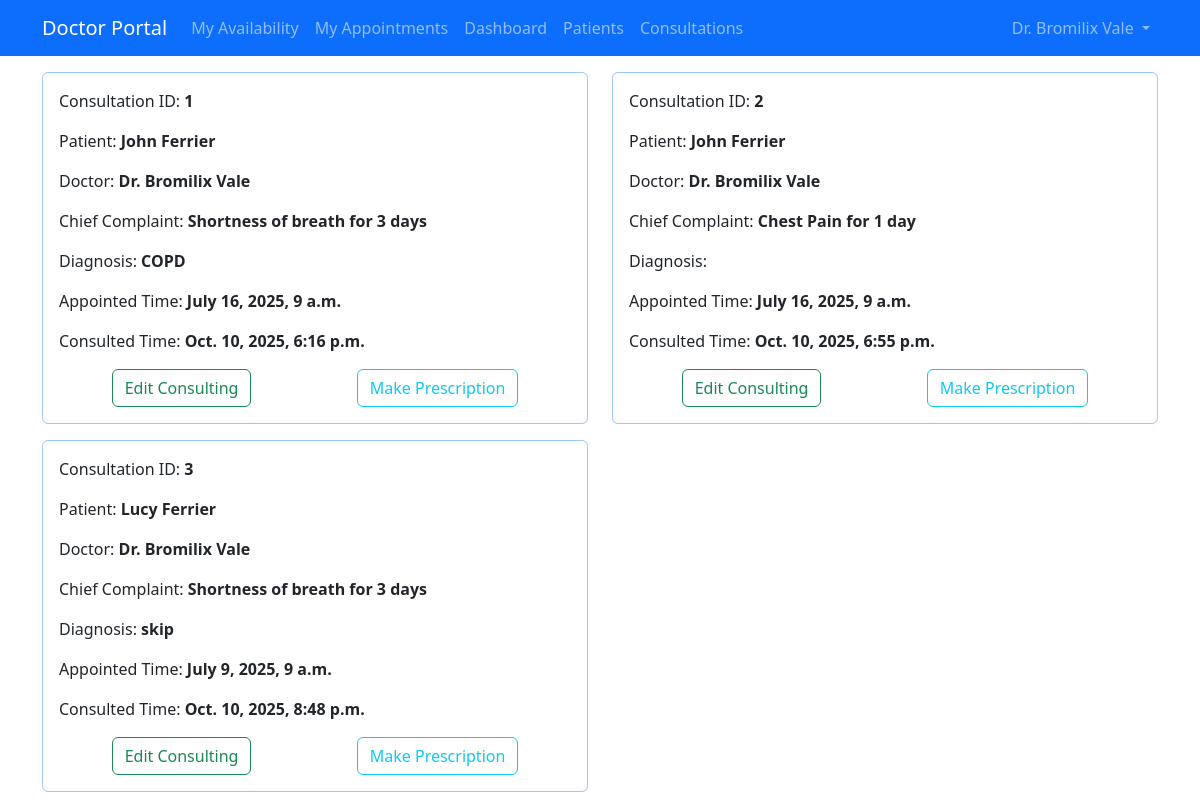
Page /consultation/show_consultation/ (signed in) on the earlier database version.
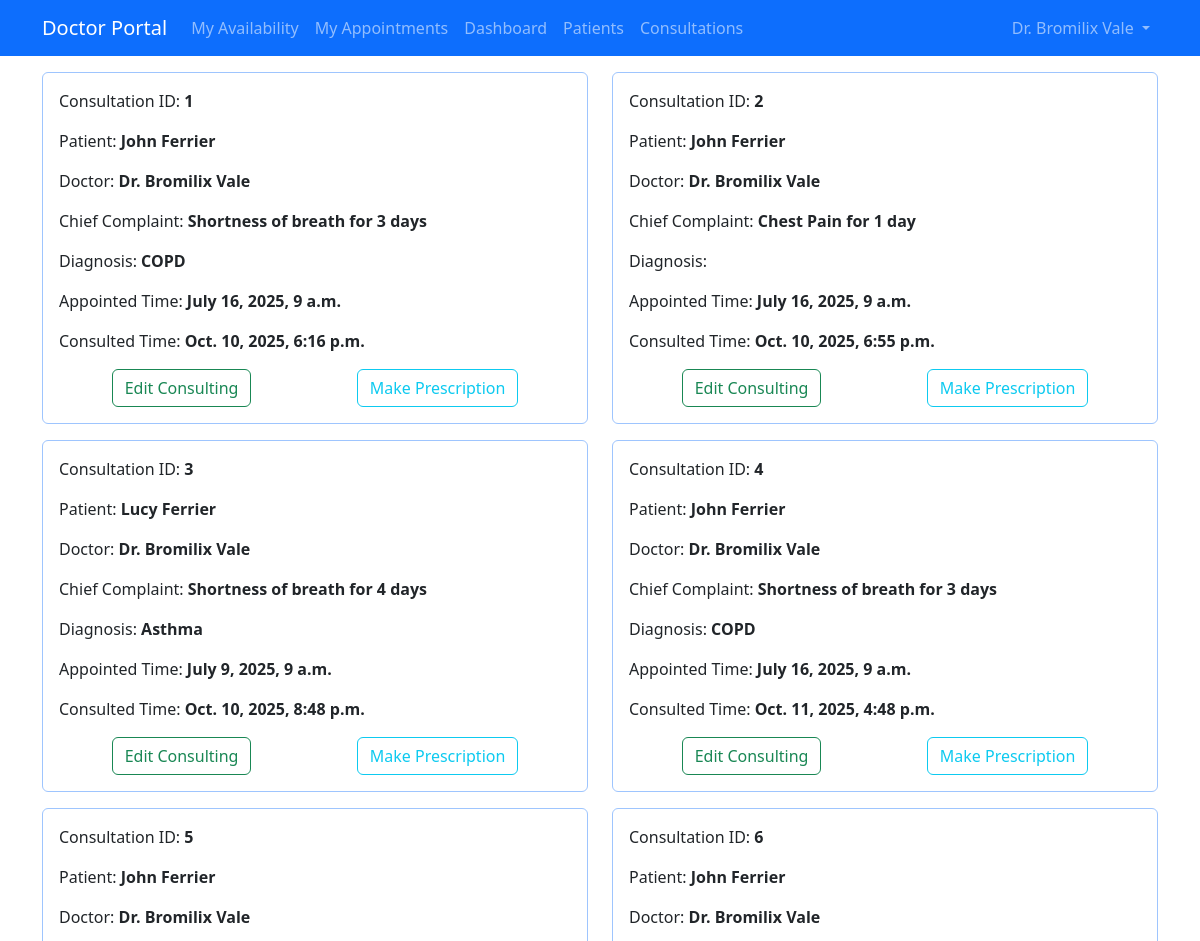
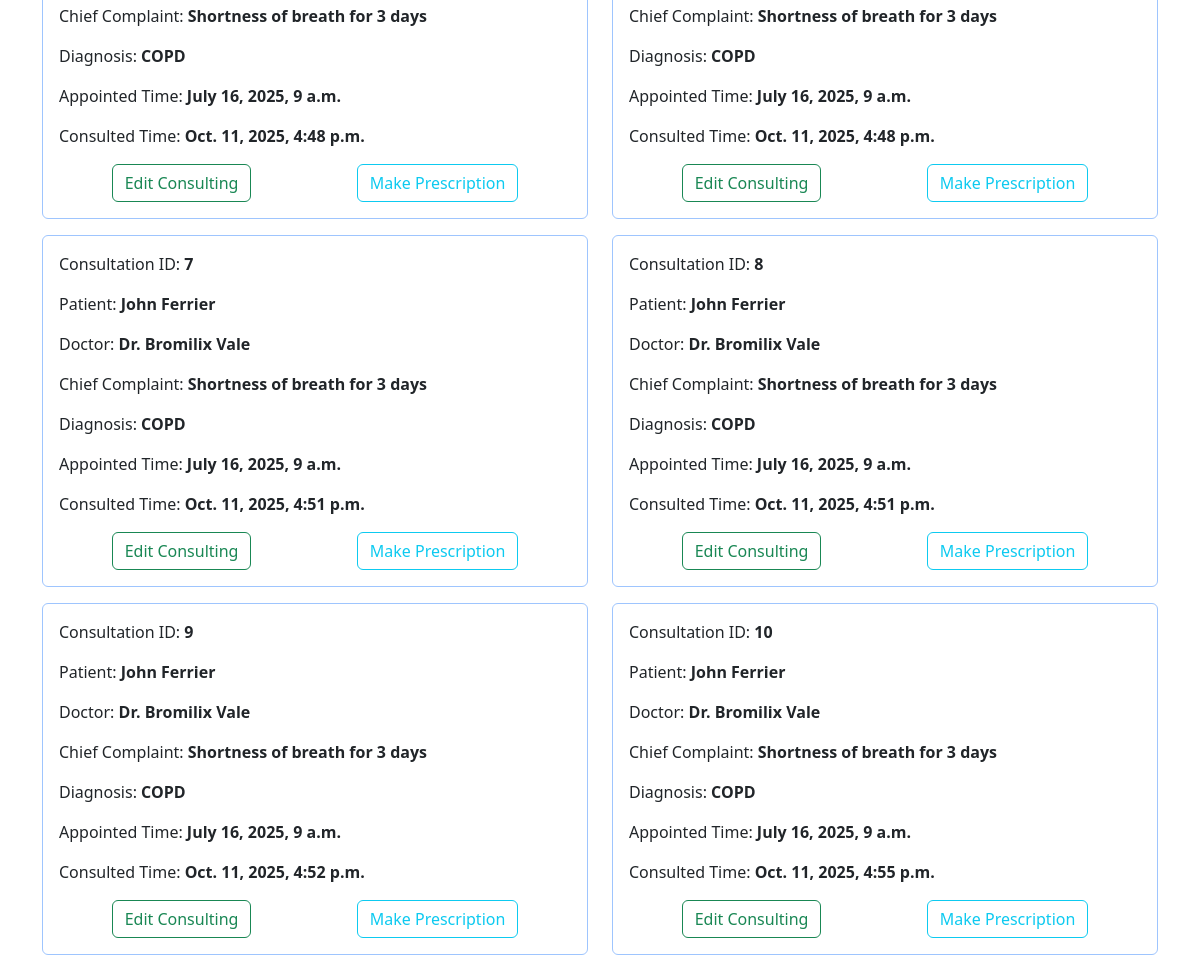
Same page on the later database version (2 pictures, top to bottom).
### doctor/models.py (models this page shows)
class Doctor(models.Model):
    STATUS_CHOICES = [
        ('active', 'Active'),
        ('inactive', 'Inactive')
    ]
    user = models.OneToOneField(User, on_delete=models.CASCADE, null=True, blank=True)
    department = models.ForeignKey(Department, on_delete=models.CASCADE, related_name="doctors")
    fname = models.CharField(max_length=64)
    lname = models.CharField(max_length=64)
    license = models.CharField(max_length=20, unique=True)
    specialisation = models.CharField(max_length=64)
    email = models.EmailField(max_length=64, unique=True)
    phone = models.CharField(max_length=20)
    address = models.TextField(max_length=500)
    password = models.CharField(max_length=128, default='@User123')
    status = models.CharField(max_length=10, choices=STATUS_CHOICES, default="active")
    created_at = models.DateTimeField(auto_now_add=True)
    updated_at = models.DateTimeField(auto_now=True)
    class Meta:
        verbose_name = 'Doctor'
        verbose_name_plural = 'Doctors'
    def __str__(self):
        return f'Dr. {self.fname} {self.lname}'

### consultation/models.py (models this page shows, shortened)
class Consultation(models.Model):
    STATUS_CHOICE = [
        ('active','Active'),
        ('inactive', 'Inactive'),
    ]
    appointment = models.ForeignKey(Appointment, on_delete=models.CASCADE)
    doctor = models.ForeignKey(Doctor, on_delete=models.CASCADE)
    chief_comp = models.CharField()
    present_ill = models.TextField(blank=True, null=True)
    past_med = models.TextField(blank=True, null=True)
    past_sur = models.TextField(blank=True, null=True)
    medica_his = models.TextField(blank=True, null=True)
    og_his = models.TextField(blank=True, null=True)
    fam_his = models.TextField(blank=True, null=True)
    soc_his = models.TextField(blank=True, null=True)
    phy_exam = models.TextField(blank=True, null=True)
    diag = models.TextField(blank=True, null=True)
    notes = models.TextField(blank=True, null=True)
    status = models.CharField(max_length=15, choices=STATUS_CHOICE, default='active')
    created_at = models.DateTimeField(auto_now_add=True)
    updated_at = models.DateTimeField(default=timezone.now)

### appointment/models.py (models this page shows, shortened)
class Appointment(models.Model):
    STATUS_CHOICES = [
        ('pending', 'Pending'),
        ('confirmed', 'Confirmed'),
        ('cancelled', 'Cancelled'),
        ('completed', 'Completed'),
        ('due', 'Due'),
    ]
    REASON_CHOICES = [
        ('first_time', 'First-time Visit'),
        ('follow_up', 'Follow-up'),
        ('referral', 'Referral')
    ]
    patient = models.ForeignKey(Patient, on_delete=models.CASCADE)
    doctor = models.ForeignKey(Doctor, on_delete=models.CASCADE)
    appointed_datetime = models.DateTimeField()
    status = models.CharField(max_length=10, choices=STATUS_CHOICES, default='pending')
    visit_reason = models.CharField(max_length=20, choices=REASON_CHOICES)
    cancellation_reason = models.TextField(blank=True, null=True)
    cancelled_by = models.CharField(max_length=10, blank=True, null=True)  # 'doctor' or 'patient'
    notes = models.TextField(blank=True, null=True)
    created_at = models.DateTimeField(auto_now_add=True)
    deleted_at = models.DateTimeField(blank=True, null=True)

### patient/models.py (models this page shows, shortened)
class Patient(models.Model):
    TITLES = [
        ('mr', 'Mr'),
        ('mrs', 'Mrs'),
        ('mss', 'Miss'),
        ('ms', 'Ms'),
        ('dr', 'Dr'),
    ]
    GENDER_CHOICES = [
        ('M', 'Male'),
        ('F', 'Female'),
        ('O', 'Other'),
        ('P', 'Prefer not to say'),
    ]
    MARITAL_STATUS_CHOICES = [
        ('M', 'Married'),
        ('U', 'Unmarried'),
        ('P', 'Prefer not to say'),
    ]
    STATUS_CHOICES = [
        ('active', 'Active'),
        ('inactive', 'Inactive'),
    ]
    title = models.CharField(max_length=10, choices=TITLES, blank=True, null=True)
    fname = models.CharField(max_length=64)
    lname = models.CharField(max_length=64)
    date_of_birth = models.DateField(blank=True, null=True)
    gender = models.CharField(max_length=20, choices=GENDER_CHOICES, blank=True, null=True)
    marital_status = models.CharField(max_length=20, choices=MARITAL_STATUS_CHOICES, blank=True, null=True)
    phone = models.CharField(max_length=20, blank=True, null=True)
    email = models.EmailField(max_length=64)
    address = models.TextField(blank=True, null=True)
    password = models.CharField(max_length=128)
    status = models.CharField(max_length=10, choices=STATUS_CHOICES, default='active')
    created_at = models.DateTimeField(auto_now_add=True)
    updated_at = models.DateTimeField(auto_now=True)
    def __str__(self):
        return f"{self.fname} {self.lname}"

### consultation/views.py (the view)
# urls.py: path('show_consultation/', views.show_consultation, name='show_consultation'),
@doctor_login_required
def show_consultation(request):
    doctor = request.doctor
    consultations = Consultation.objects.filter(doctor=doctor).select_related('appointment__patient', 'doctor')
    return render(request, 'consultation/show_consultation.html',{
        'doctor': doctor,
        'consultations': consultations,
    })

### consultation/templates/consultation/show_consultation.html
{% extends 'consultation/layout.html' %}
{% block content %}
    <div class="row">
        {% for consultation in consultations %}
        <div class="card-items col-lg-6 mb-3">
            <div class="card p-3 border border-primary-subtle">
                <p>Consultation ID: <strong>{{ consultation.id }}</strong></p>
                <p>Patient: <strong>{{ consultation.appointment.patient }}</strong></p>
                <p>Doctor: <strong>{{ consultation.doctor}}</strong></p>
                <p>Chief Complaint: <strong>{{ consultation.chief_comp}}</strong></p>
                <p>Diagnosis: <strong>{{ consultation.diag }}</strong></p>
                <p>Appointed Time: <strong>{{ consultation.appointment.appointed_datetime }}</strong></p>
                <p>Consulted Time: <strong>{{ consultation.created_at }}</strong></p>
                <div class="consultation-buttons d-flex justify-content-around">
                    <a href="{% url 'consultation:edit_consultation' consultation.id %}" class="btn btn-outline-success">Edit Consulting</a>
                    <a href="{% url 'consultation:make_prescription' consultation.id %}" class="btn btn-outline-info">Make Prescription</a>
                </div>
            </div>
        </div>
        {% empty %}
        <p>No filled triage forms.</p>
        {% endfor %}
    </div>
{% endblock %}

### consultation/templates/consultation/layout.html (shortened to what this page needs)
<!doctype html>
<html lang="en">
  <head>
    <link rel="stylesheet" href="../../static/consultation/style.css">
    <link href="https://cdn.jsdelivr.net/npm/bootstrap@5.3.7/dist/css/bootstrap.min.css" rel="stylesheet">
  </head>
  <body>
    {% if doctor %}
    <nav class="navbar navbar-expand-lg navbar-dark bg-primary">
        <div class="container">
            <a class="navbar-brand" href="{% url 'appointment:availability' %}">Doctor Portal</a>
            <div class="collapse navbar-collapse" id="navbarNav">
                <ul class="navbar-nav me-auto">
                    <li class="nav-item">
                        <a class="nav-link" href="{% url 'appointment:availability' %}">My Availability</a>
                    </li>
                    <li class="nav-item">
                        <a class="nav-link" href="{% url 'appointment:doctor_appointments' %}">My Appointments</a>
                    </li>
                    <li class="nav-item">
                        <a class="nav-link" href="{% url 'doctor:dashboard' %}">Dashboard</a>
                    </li>
                    <li class="nav-item">
                        <a class="nav-link" href="{% url 'consultation:show_triage' %}">Patients</a>
                    </li>
                    <li class="nav-item">
                        <a class='nav-link' href="{% url 'consultation:show_consultation' %}">Consultations</a>
                    </li>
                </ul>
                <ul class="navbar-nav">
                    <li class="nav-item dropdown">
                        <a class="nav-link dropdown-toggle" href="#" id="navbarDropdown" role="button" data-bs-toggle="dropdown">
                            Dr. {{ doctor.fname }} {{ doctor.lname }}
                        </a>
                    </li>
                </ul>
            </div>
        </div>
    </nav>
    {% endif %}
    <div class="container mt-3">
        {% block content %}
        {% endblock %}
    </div>
  </body>
</html>

### consultation/static/consultation/style.css (style rules this page uses)
ul { list-style: none; }

Differences in the rows shown:
changed Consultation "Lucy Ferrier": chief_comp "Shortness of breath for 3 days" → "Shortness of breath for 4 days"; diag "skip" → "Asthma"
added Consultation: id "4", appointment.patient "John Ferrier", doctor "Dr. Bromilix Vale", chief_comp "Shortness of breath for 3 days", diag "COPD", appointment.appointed_datetime "July 16, 2025, 9 a.m.", created_at "Oct. 11, 2025, 4:48 p.m."
added Consultation: id "5", appointment.patient "John Ferrier", doctor "Dr. Bromilix Vale", chief_comp "Shortness of breath for 3 days", diag "COPD", appointment.appointed_datetime "July 16, 2025, 9 a.m.", created_at "Oct. 11, 2025, 4:48 p.m."
added Consultation: id "6", appointment.patient "John Ferrier", doctor "Dr. Bromilix Vale", chief_comp "Shortness of breath for 3 days", diag "COPD", appointment.appointed_datetime "July 16, 2025, 9 a.m.", created_at "Oct. 11, 2025, 4:48 p.m."
added Consultation: id "7", appointment.patient "John Ferrier", doctor "Dr. Bromilix Vale", chief_comp "Shortness of breath for 3 days", diag "COPD", appointment.appointed_datetime "July 16, 2025, 9 a.m.", created_at "Oct. 11, 2025, 4:51 p.m."
added Consultation: id "8", appointment.patient "John Ferrier", doctor "Dr. Bromilix Vale", chief_comp "Shortness of breath for 3 days", diag "COPD", appointment.appointed_datetime "July 16, 2025, 9 a.m.", created_at "Oct. 11, 2025, 4:51 p.m."
added Consultation: id "9", appointment.patient "John Ferrier", doctor "Dr. Bromilix Vale", chief_comp "Shortness of breath for 3 days", diag "COPD", appointment.appointed_datetime "July 16, 2025, 9 a.m.", created_at "Oct. 11, 2025, 4:52 p.m."
added Consultation: id "10", appointment.patient "John Ferrier", doctor "Dr. Bromilix Vale", chief_comp "Shortness of breath for 3 days", diag "COPD", appointment.appointed_datetime "July 16, 2025, 9 a.m.", created_at "Oct. 11, 2025, 4:55 p.m."
